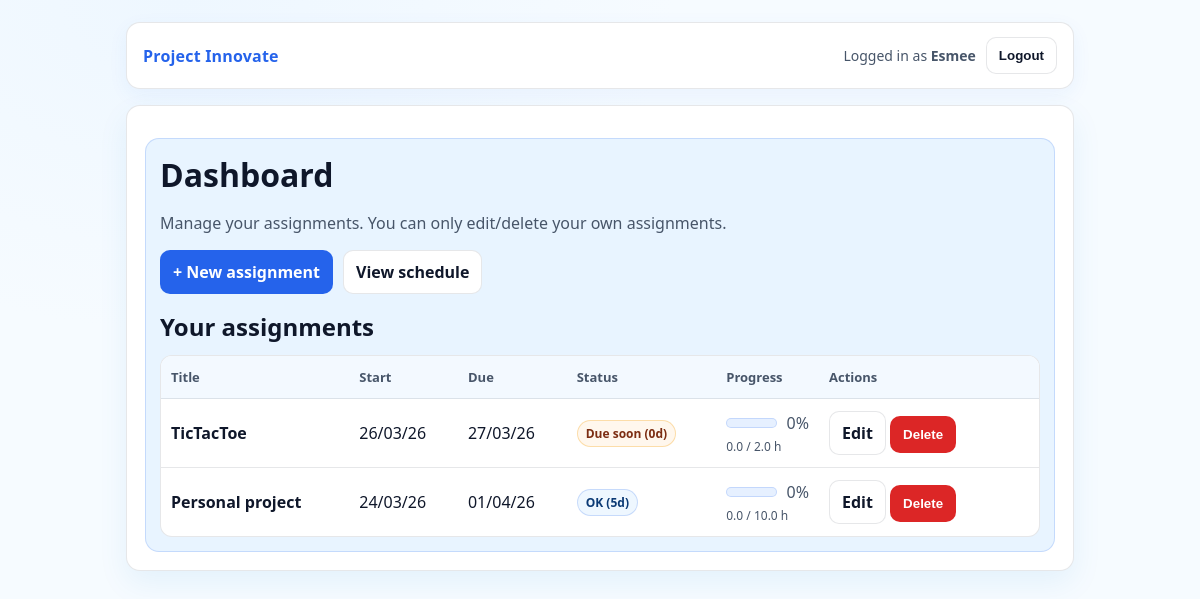
The page /dashboard (signed in) on the database its author committed.
### app.py (models this page shows, shortened)
class User(UserMixin, db.Model):
    id = db.Column(db.Integer, primary_key=True)
    username = db.Column(db.String(80), unique=True, nullable=False)
    password_hash = db.Column(db.String(255), nullable=False)

class Assignment(db.Model):
    id = db.Column(db.Integer, primary_key=True)
    user_id = db.Column(db.Integer, db.ForeignKey("user.id"), nullable=False)
    title = db.Column(db.String(200), nullable=False)
    start_date = db.Column(db.Date, nullable=False)
    due_date = db.Column(db.Date, nullable=False)
    total_hours = db.Column(db.Float, nullable=False)

### app.py (the view)
@app.route("/dashboard")
@login_required
def dashboard():
    assignments = (
        Assignment.query
        .filter_by(user_id=current_user.id)
        .order_by(Assignment.due_date.asc())
        .all()
    )
    today = date.today()
    assignment_views = []
    for a in assignments:
        done_hours = assignment_done_hours(a.id)
        progress = 0.0
        if a.total_hours > 0:
            progress = min(100.0, (done_hours / a.total_hours) * 100.0)
        status, days_left = assignment_status(a.due_date, today=today)
        assignment_views.append(
            {
                "assignment": a,
                "done_hours": done_hours,
                "progress": progress,
                "status": status,
                "days_left": days_left,
            }
        )
    return render_template(
        "dashboard.html",
        username=current_user.username,
        assignments=assignments,          # keep if you still use it elsewhere
        assignment_views=assignment_views,
        today=today,
    )

### app.py (called while the page is built)
@app.template_filter("dmy")
def format_dmy(value):
    if value is None:
        return ""
    if isinstance(value, datetime):
        value = value.date()
    return value.strftime("%d/%m/%y")

@login_manager.user_loader
def load_user(user_id):
    return db.session.get(User, int(user_id))

def assignment_done_hours(assignment_id):
    total = (
        db.session.query(db.func.coalesce(db.func.sum(WorkLog.hours_done), 0.0))
        .filter(WorkLog.user_id == current_user.id, WorkLog.assignment_id == assignment_id)
        .scalar()
    )
    return float(total or 0.0)

def assignment_status(due_date, today=None):
    today = today or date.today()
    days_left = (due_date - today).days
    if days_left < 0:
        return "overdue", days_left
    if days_left <= 3:
        return "due_soon", days_left
    return "ok", days_left

### templates/dashboard.html (shortened to what this page needs)
{% extends "base.html" %}
{% block content %}
  <h1>Dashboard</h1>
  <p class="muted">Manage your assignments. You can only edit/delete your own assignments.</p>
  <div class="actions">
    <a class="btn btn-primary" href="{{ url_for('new_assignment') }}">+ New assignment</a>
    <a class="btn" href="{{ url_for('schedule') }}">View schedule</a>
  </div>
  <h2 style="margin-top:16px;">Your assignments</h2>
  {% if assignment_views %}
    <table class="table">
      <thead>
        <tr>
          <th>Title</th>
          <th>Start</th>
          <th>Due</th>
          <th>Status</th>
          <th>Progress</th>
          <th style="width:220px;">Actions</th>
        </tr>
      </thead>
      <tbody>
        {% for v in assignment_views %}
          {% set a = v.assignment %}
          <tr>
            <td><strong>{{ a.title }}</strong></td>
            <td>{{ a.start_date|dmy }}</td>
            <td>{{ a.due_date|dmy }}</td>
            <td>
              {% if v.status == "overdue" %}
                <span class="badge badge-overdue">Overdue ({{ v.days_left }}d)</span>
              {% elif v.status == "due_soon" %}
                <span class="badge badge-due-soon">Due soon ({{ v.days_left }}d)</span>
              {% else %}
                <span class="badge badge-ok">OK ({{ v.days_left }}d)</span>
              {% endif %}
            </td>
            <td>
              <div style="display:flex;gap:10px;align-items:center;">
                <div class="progress" style="flex:1;">
                </div>
                <span class="muted" style="white-space:nowrap;">
                  {{ "%.0f"|format(v.progress) }}%
                </span>
              </div>
              <div class="muted" style="font-size:12px;margin-top:4px;">
                {{ "%.1f"|format(v.done_hours) }} / {{ "%.1f"|format(a.total_hours) }} h
              </div>
            </td>
            <td>
              <a class="btn" href="{{ url_for('edit_assignment', assignment_id=a.id) }}">Edit</a>
              <form method="post"
                    action="{{ url_for('delete_assignment', assignment_id=a.id) }}"
                    style="display:inline;margin:0;">
                <button class="btn btn-danger"
                        type="submit"
                        onclick="return confirm('Delete this assignment?');">
                  Delete
                </button>
              </form>
            </td>
          </tr>
        {% endfor %}
      </tbody>
    </table>
  {% else %}
    <p class="muted">No assignments yet. Click “New assignment”.</p>
  {% endif %}
{% endblock %}

### templates/base.html (shortened to what this page needs)
<!doctype html>
<html lang="en">
  <head>
    <link rel="stylesheet" href="{{ url_for('static', filename='style.css') }}">
  </head>
  <body>
    <div class="container">
      <div class="nav">
        <div class="brand">
          <a href="{{ url_for('dashboard') }}">Project Innovate</a>
        </div>
        <div class="nav-right">
          {% if current_user.is_authenticated %}
            <span>Logged in as <strong>{{ current_user.username }}</strong></span>
            <form method="post" action="{{ url_for('logout') }}" style="margin:0;">
              <button class="btn" type="submit">Logout</button>
            </form>
          {% else %}
            <a class="btn" href="{{ url_for('login') }}">Login</a>
            <a class="btn btn-primary" href="{{ url_for('register') }}">Register</a>
          {% endif %}
        </div>
      </div>
      <div class="card">
        <div class="panel">
          {% block content %}{% endblock %}
        </div>
      </div>
    </div>
  </body>
</html>

### static/style.css (style rules this page uses)
:root { --bg1: #f6fbff; --bg2: #eef7ff; --card: #e8f4ff; --card2:#ffffff; --text: #0f172a; --muted:#475569; --border: rgba(15, 23, 42, 0.10); --primary: #2563eb; --primaryHover:#1d4ed8; --danger: #dc2626; --dangerHover:#b91c1c; }
* { box-sizing:border-box; }
html, body { height:100%; }
body { margin:0; font-family: ui-sans-serif, system-ui, -apple-system, Segoe UI, Roboto, Arial; color: var(--text); background: radial-gradient(900px 600px at 15% 0%, var(--bg2) 0%, var(--bg1) 55%), linear-gradient(180deg, var(--bg1), #ffffff); }
a { color: var(--primary); text-decoration:none; }
.container { max-width: 980px; margin: 0 auto; padding: 22px 16px 60px; }
.nav { display:flex; justify-content:space-between; align-items:center; gap: 12px; padding: 14px 16px; border: 1px solid var(--border); background: #ffffff; border-radius: 14px; box-shadow: 0 6px 20px rgba(37,99,235,.06); }
.brand { font-weight: 800; letter-spacing: .2px; }
.nav-right { display:flex; align-items:center; gap: 10px; color: var(--muted); font-size: 14px; }
.card { margin-top: 16px; border: 1px solid var(--border); background: var(--card2); border-radius: 14px; padding: 18px; box-shadow: 0 12px 30px rgba(2,132,199,.08); }
.card h1, .card h2 { margin: 0 0 10px; }
.panel { margin-top: 14px; border: 1px solid rgba(37,99,235,.18); background: var(--card); border-radius: 14px; padding: 14px; }
.muted { color: var(--muted); }
.actions { display:flex; flex-wrap:wrap; gap:10px; margin-top: 10px; }
.btn { display:inline-flex; align-items:center; justify-content:center; padding: 10px 12px; border-radius: 10px; border: 1px solid var(--border); background: #ffffff; color: var(--text); cursor:pointer; font-weight: 700; }
.btn-primary { background: var(--primary); border-color: rgba(37,99,235,.35); color: #ffffff; }
.btn-danger { background: var(--danger); border-color: rgba(220,38,38,.35); color:#ffffff; }
.table { width:100%; border-collapse: separate; border-spacing: 0; margin-top: 12px; overflow:hidden; border-radius: 12px; border: 1px solid var(--border); background: #ffffff; }
.table th, .table td { padding: 12px 10px; border-bottom: 1px solid var(--border); text-align:left; vertical-align:middle; }
.table th { font-size: 13px; color: var(--muted); background: #f3f9ff; }
.table tr:last-child td { border-bottom:none; }
.panel { background: #e8f4ff; border: 1px solid rgba(37,99,235,.18); }
.badge { display:inline-block; padding: 4px 8px; border-radius: 999px; font-size: 12px; border: 1px solid rgba(15,23,42,.12); background: #f3f9ff; color: #0f172a; font-weight: 800; }
.badge-ok { background: #eef7ff; border-color: rgba(37,99,235,.20); color: #0b3a75; }
.badge-due-soon { background: #fff7ed; border-color: rgba(245,158,11,.30); color: #7c2d12; }
.progress { height: 10px; background: #e6f0ff; border: 1px solid rgba(37,99,235,.18); border-radius: 999px; overflow: hidden; }

### rows shown on the page
User: username "Esmee"
Assignment: title "TicTacToe", start_date|dmy "26/03/26", due_date|dmy "27/03/26", total_hours "2.0"
Assignment: title "Personal project", start_date|dmy "24/03/26", due_date|dmy "01/04/26", total_hours "10.0"

### other values the page prints
{{ v.days_left }} "0"
{{ "%.0f"|format(v.progress) }} "0" "0"
{{ "%.1f"|format(v.done_hours) }} "0.0" "0.0"
{{ v.days_left }} "5"
